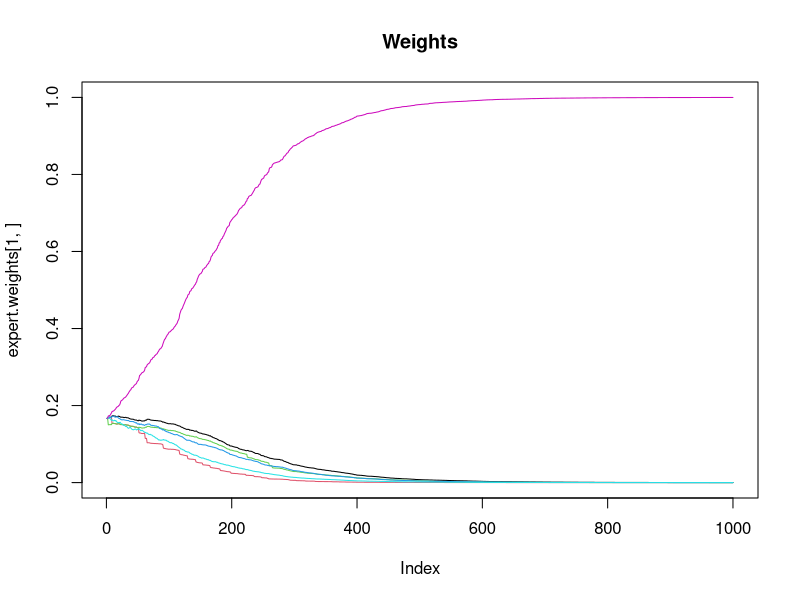
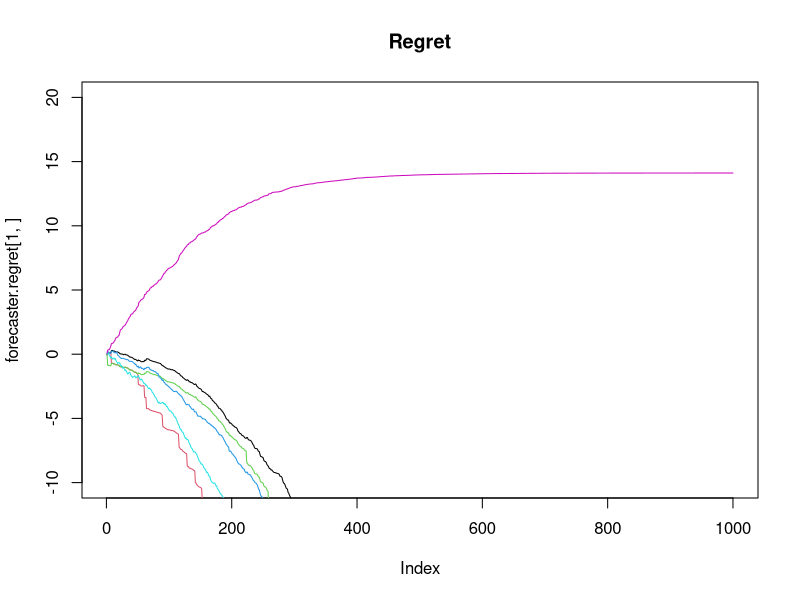

Recreate these plots in R, in order.
N<-6 # Anzahl Experten
n<-1000 # Anzahl Runden

etaopt<-sqrt(8*log(N)/n)

expert.pred<-matrix(0,nrow=N, ncol=n)
expert.loss<-matrix(0,nrow=N, ncol=n)
expert.weights<-matrix(0,nrow=N, ncol=n)

expert.pred[1,]<-rep(0.001,n)                  #schwarz
expert.pred[2,]<-rbinom(n,size=1,prob=0.05)    #rot
expert.pred[3,]<-rbinom(n,size=1,prob=0.01)    #grün
expert.pred[4,]<-rnorm(n,mean=0,sd=0.05)       #blau
expert.pred[5,]<-0.1*((n-1):0)/n               #türkis

target<-rnorm(n,mean=0,sd=0.1)

expert.pred[6,]<-target                        #pink


loss<-function(pred,y) abs(y-pred)

forecaster.pred<-rep(0,n)
forecaster.loss<-rep(0,n)
forecaster.regret<-matrix(0,nrow=N, ncol=n)

weights.calc.poly<-function(regret,p) {
  weights<-apply(cbind(regret,0),1,max)^p
  2*weights/sum(weights)
}

weights.calc.exp<-function(regret,eta) {
  weights<-exp(eta*regret)
  weights/sum(weights)
}

weights.calc.ftl<-function(regret) {
  weights<-rep(0,N)
  weights[which.max(regret)]<-1
  weights
  }

for (t in 1:n) {
  experts<-expert.pred[,t]
  if (t==1) weights<-rep(1/N,N)
  else {
   regret<-forecaster.regret[,(t-1)]
   # weights<-weights.calc.poly(regret,2)  
   weights<-weights.calc.exp(regret,etaopt)  
   #   weights<-weights.calc.ftl(regret)  
  }
  if (sum(is.na(weights))>0) weights<-rep(1/N,N)
  weights<-weights/sum(weights)
  print(weights)
  expert.weights[,t]<-weights
  pred<-sum(weights*experts)
  forecaster.pred[t]<-pred
  y<-target[t]
  forecaster.loss[t]<-loss(pred,y)
  expert.loss[,t]<-loss(experts,rep(y,N))
  for (j in 1:N) forecaster.regret[j,t]<-sum(forecaster.loss[1:t])-sum(expert.loss[j,1:t])
  }

plot(expert.weights[1,],type="l",ylim=c(0,1))
for (i in 2:N) lines(expert.weights[i,],col=i)
title("Weights")

plot(forecaster.regret[1,],type="l",ylim=c(-10,20))
for (i in 2:N) lines(forecaster.regret[i,],col=i)
title("Regret")

